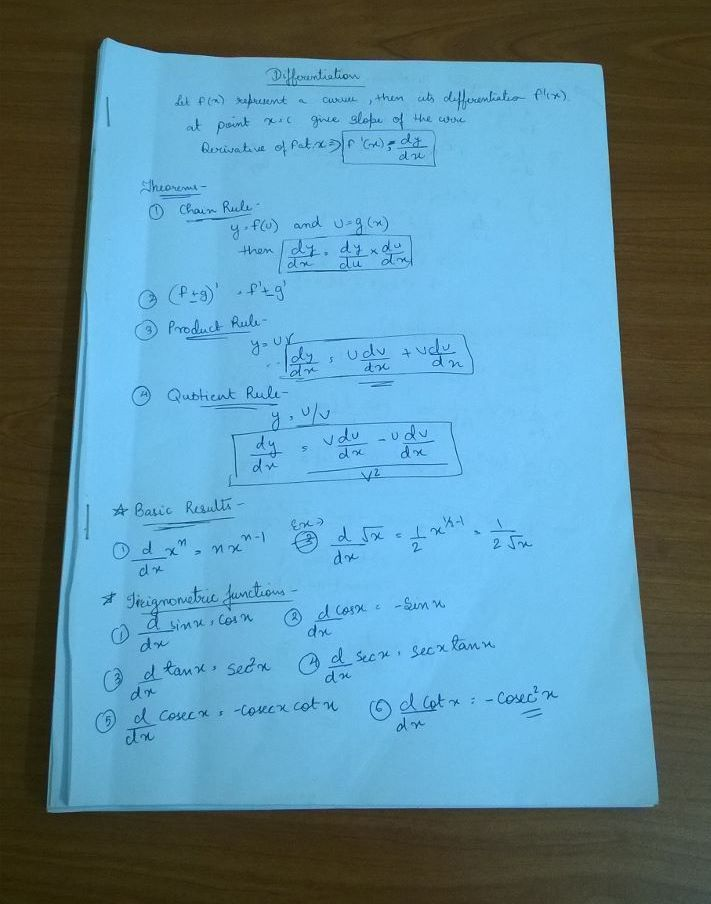
#> input picture test.jpg, 711 x 904 px
$ python scanner.py
#> lines starting #> are read from the running program, lines starting #| are printed output that depends on the picture; after the words box and inside, x2 and y2 are one past the last pixel; in counts of white or black regions, pixels touching at a corner belong together
# -*- coding: utf-8 -*-
"""
Created on Tue May 19 23:15:19 2020

@author: harshvardhan
"""

import numpy as np
import cv2
import imutils

img = cv2.imread("test.jpg")
#> img is the input picture: shape (904, 711, 3); mean B, G, R 157.9, 138.5, 91.8
orig = img.copy()

if img.shape[0]>1500 and img.shape[1]>1200:

    scale_percent = 20
    width = int(img.shape[1] * scale_percent / 100)
    height = int(img.shape[0] * scale_percent / 100)
    dim = (width, height)
    img = cv2.resize(img, dim, interpolation = cv2.INTER_AREA)
    cv2.imshow("Resized image", img)
    cv2.waitKey(0)
    cv2.destroyAllWindows()


cv2.imshow("Original Image",img)
cv2.waitKey(0)
cv2.destroyAllWindows()

grayImage = cv2.cvtColor(img, cv2.COLOR_BGR2GRAY)
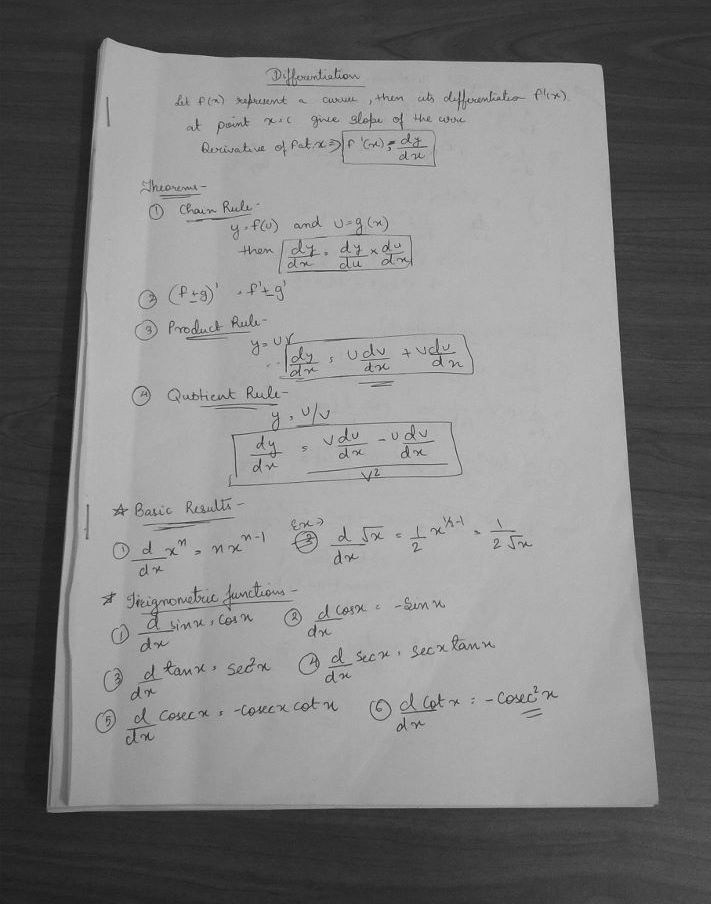
#> grayImage: shape (904, 711); min 17, max 216, mean 126.7
grayImageBlur = cv2.GaussianBlur(grayImage,(3,3),0)
edgedImage = cv2.Canny(grayImageBlur, 100, 100, 3)
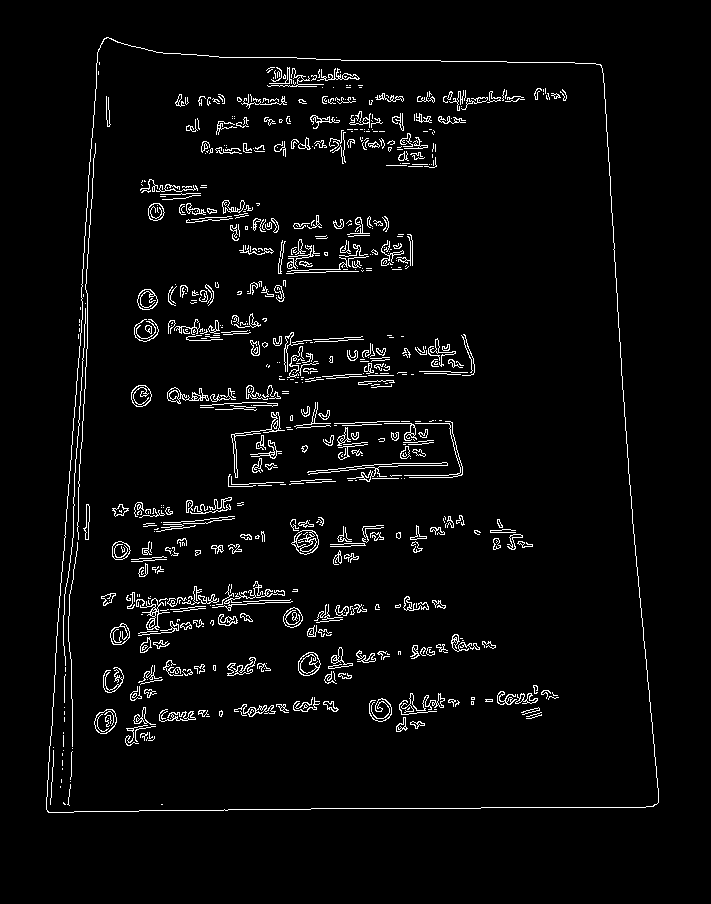
#> edgedImage: shape (904, 711); 3.7% white in thin lines or dots, all inside (x1, y1, x2, y2) = (46, 37, 659, 813)
cv2.imshow("gray", grayImage)
cv2.imwrite("gray.jpg",grayImage)
cv2.imshow("grayBlur", grayImageBlur)
cv2.imwrite("grayImageBlur.jpg",grayImageBlur)
cv2.imshow("Edge Detected Image", edgedImage)
cv2.imwrite("canny.jpg",edgedImage)
cv2.waitKey(0)
cv2.destroyAllWindows()

allContours = cv2.findContours(edgedImage.copy(), cv2.RETR_LIST, cv2.CHAIN_APPROX_SIMPLE)
#> allContours = 1005 contours, 783 with area under 20; largest, box (x1, y1, x2, y2) and area: (46, 37, 659, 813) 417767, (46, 37, 659, 813) 417752, (291, 530, 319, 555) 470, (94, 709, 117, 734) 401, (298, 652, 321, 676) 389
allContours = imutils.grab_contours(allContours)
# descending sort contours area and keep top 1
allContours = sorted(allContours, key=cv2.contourArea, reverse=True)[:1]
#> allContours = 1 contour; box (x1, y1, x2, y2) and area: (46, 37, 659, 813) 417767
# approximate the contour
perimeter = cv2.arcLength(allContours[0], True)
#> perimeter = 2687.6
ROIdimensions = cv2.approxPolyDP(allContours[0], 0.02*perimeter, True)
#> ROIdimensions = [[104, 38], [47, 811], [656, 804], [601, 65]]
temp = ROIdimensions.copy()
#> temp = [[104, 38], [47, 811], [656, 804], [601, 65]]
cv2.drawContours(img, [ROIdimensions], -1, (0,255,0), 2)
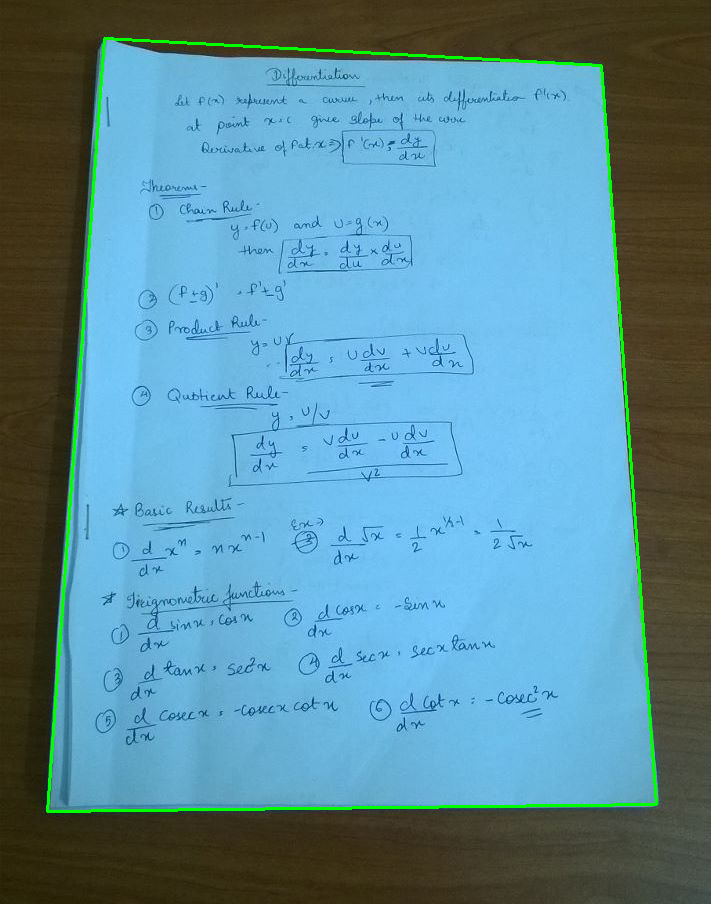
#> img: shape (904, 711, 3); 1.22% of pixels changed, all inside (x1, y1, x2, y2) = (46, 37, 658, 813)
cv2.imshow("Contour Outline", img)
cv2.imwrite("Contour.jpg",img)
cv2.waitKey(0)
cv2.destroyAllWindows()


ROIdimensions = ROIdimensions.reshape(4,2)
rect = np.zeros((4,2), dtype="float32")
s = np.sum(ROIdimensions, axis=1)
#> s = [142, 858, 1460, 666]
rect[0] = ROIdimensions[np.argmin(s)]
rect[2] = ROIdimensions[np.argmax(s)]
diff = np.diff(ROIdimensions, axis=1)
#> diff = [-66, 764, 148, -536]
rect[1] = ROIdimensions[np.argmin(diff)]
rect[3] = ROIdimensions[np.argmax(diff)]
(tl, tr, br, bl) = rect

widthA = np.sqrt((tl[0] - tr[0])**2 + (tl[1] - tr[1])**2 )
widthB = np.sqrt((bl[0] - br[0])**2 + (bl[1] - br[1])**2 )
maxWidth = max(int(widthA), int(widthB))
heightA = np.sqrt((tl[0] - bl[0])**2 + (tl[1] - bl[1])**2 )
heightB = np.sqrt((tr[0] - br[0])**2 + (tr[1] - br[1])**2 )
maxHeight = max(int(heightA), int(heightB))

dst = np.array([
    [0,0],
    [maxWidth-1, 0],
    [maxWidth-1, maxHeight-1],
    [0, maxHeight-1]], dtype="float32")

transformMatrix = cv2.getPerspectiveTransform(rect, dst)
scan = cv2.warpPerspective(orig, transformMatrix, (maxWidth, maxHeight))
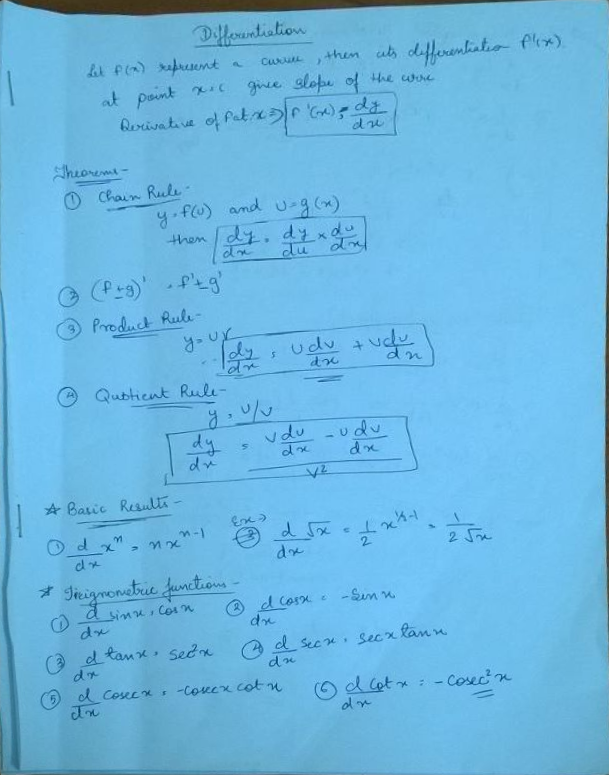
#> scan: shape (775, 609, 3); mean B, G, R 224.9, 182.8, 107.5
cv2.imshow("Scaned",scan)
cv2.imwrite("WarpPerspective.jpg",scan)
cv2.waitKey(0)
cv2.destroyAllWindows()


scanGray = cv2.cvtColor(scan, cv2.COLOR_BGR2GRAY)
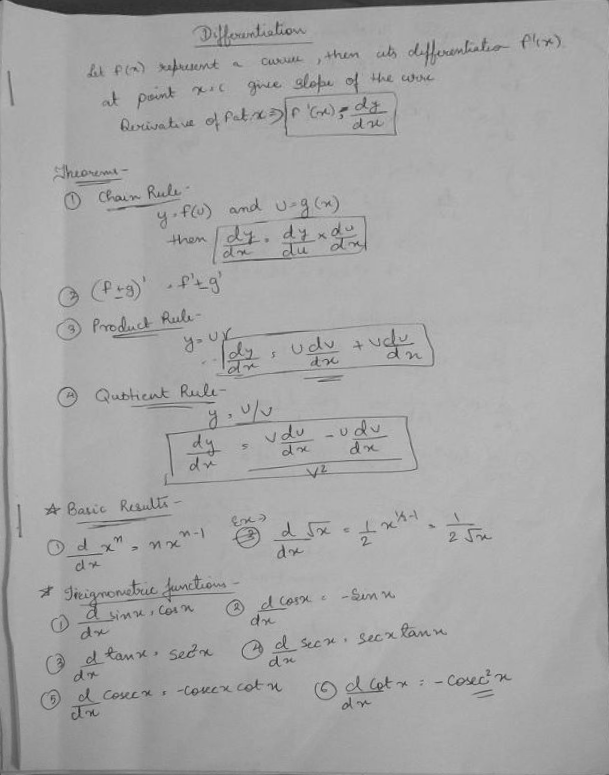
#> scanGray: shape (775, 609); min 43, max 203, mean 165.1
cv2.imshow("scanGray", scanGray)
cv2.waitKey(0)
cv2.destroyAllWindows()


thresh1 = cv2.adaptiveThreshold(scanGray, 255, cv2.ADAPTIVE_THRESH_MEAN_C,
                                          cv2.THRESH_BINARY, 199, 17)
#> thresh1: shape (775, 609); 93.5% white; 418 black regions (177 under 20 px), largest, box (x1, y1, x2, y2) and area: (9, 0, 537, 16) 4735, (0, 288, 19, 769) 2418, (164, 400, 418, 486) 1207
thresh2 = cv2.adaptiveThreshold(scanGray, 255, cv2.ADAPTIVE_THRESH_GAUSSIAN_C,
                                          cv2.THRESH_BINARY, 199, 17)
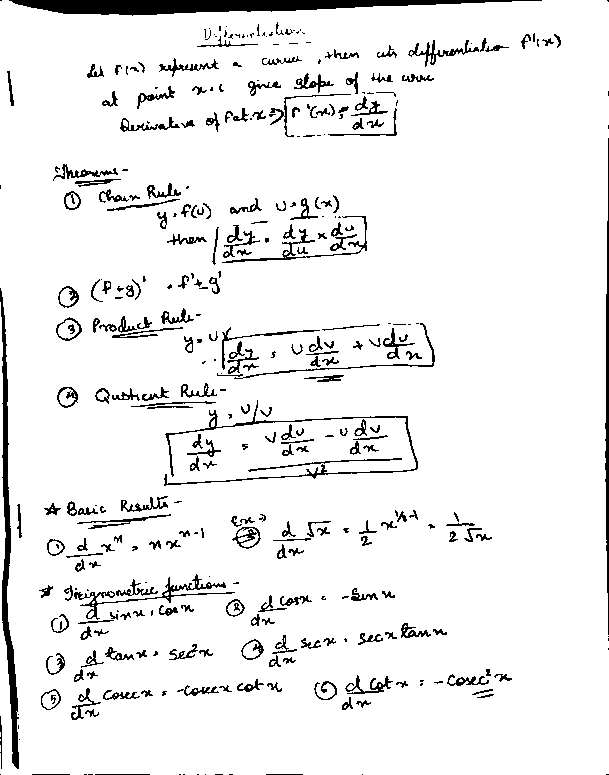
#> thresh2: shape (775, 609); 93.3% white; 371 black regions (123 under 20 px), largest, box (x1, y1, x2, y2) and area: (9, 0, 542, 16) 4723, (0, 288, 19, 769) 2533, (164, 400, 418, 486) 1194

cv2.imshow("Fthresh", thresh1)
cv2.waitKey(0)
cv2.destroyAllWindows()

cv2.imshow("Fthresh1", thresh2)
cv2.waitKey(0)
cv2.destroyAllWindows()


from skimage.filters import threshold_local
# increase contrast incase its document
T = threshold_local(scanGray, 9, offset=8)
scanBW = (scanGray > T).astype("uint8") * 255
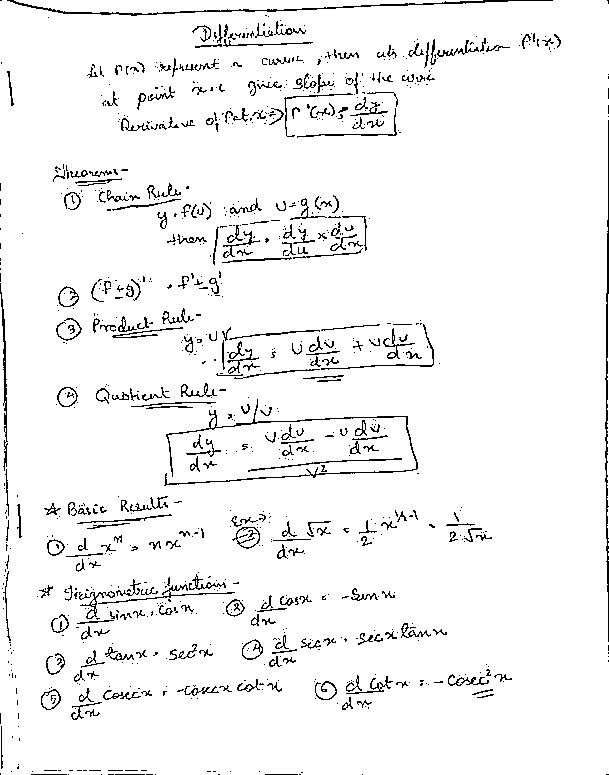
#> scanBW: shape (775, 609); 95.4% white; black in thin lines or dots
# display final high-contrast image
cv2.imshow("scanBW", scanBW)
cv2.waitKey(0)
cv2.destroyAllWindows()

$ run again, with 1.jpg copied over test.jpg
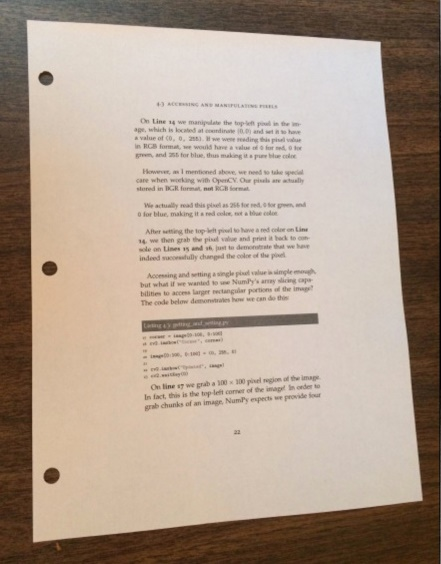
#> input picture 1.jpg, 441 x 564 px
#> img is the input picture: shape (564, 441, 3); mean B, G, R 143.3, 158.2, 175.8
#> `edgedImage = cv2.Canny(grayImageBlur, 100, 100, 3)`:
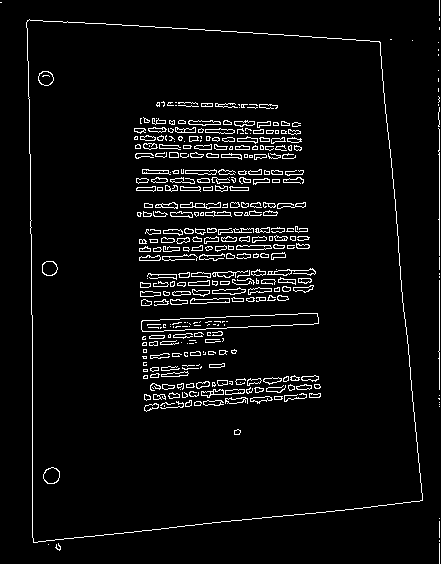
#> edgedImage: shape (564, 441); 4.6% white in thin lines or dots
#> `allContours = cv2.findContours(edgedImage.copy(), cv2.RETR_LIST, cv2.C..`: allContours = 575 contours, 282 with area under 20; largest, box (x1, y1, x2, y2) and area: (26, 19, 423, 543) 182083, (26, 19, 423, 543) 182080, (141, 313, 319, 332) 1937, (141, 313, 319, 332) 1934, (43, 467, 60, 484) 206
#> `allContours = sorted(allContours, key=cv2.contourArea, reverse=True)[:1]`: allContours = 1 contour; box (x1, y1, x2, y2) and area: (26, 19, 423, 543) 182083
#> perimeter = 1773.4
#> ROIdimensions = [[27, 20], [33, 542], [422, 500], [380, 42]]
#> img: shape (564, 441, 3); 2.07% of pixels changed, all inside (x1, y1, x2, y2) = (26, 19, 424, 544)
#> s = [47, 575, 922, 422]
#> diff = [-7, 509, 78, -338]
#> thresh1: shape (522, 391); 91.6% white; 325 black regions (80 under 20 px), largest, box (x1, y1, x2, y2) and area: (105, 317, 291, 330) 2258, (0, 29, 2, 431) 432, (389, 196, 391, 502) 384
#> thresh2: shape (522, 391); 92% white; 330 black regions (96 under 20 px), largest, box (x1, y1, x2, y2) and area: (105, 317, 291, 330) 2210, (389, 2, 391, 513) 650, (0, 26, 2, 441) 427
#> `scanBW = (scanGray > T).astype("uint8") * 255`:
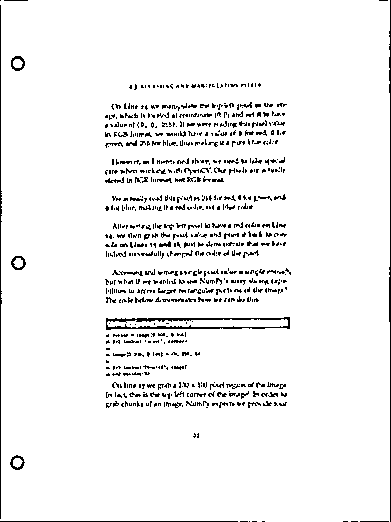
#> scanBW: shape (522, 391); 94.7% white; black in thin lines or dots
